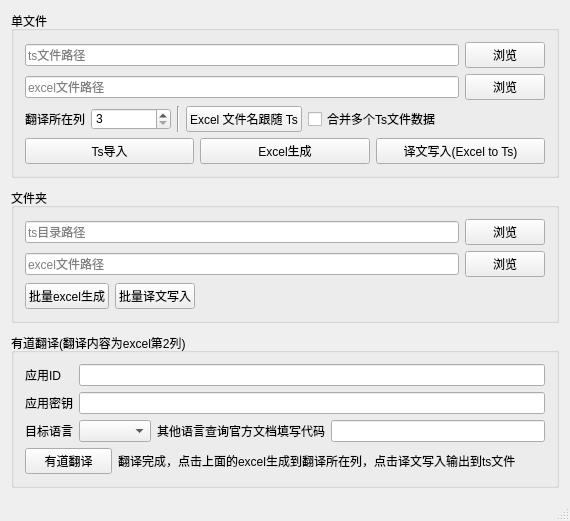
<?xml version="1.0" encoding="UTF-8"?>
<ui version="4.0">
 <class>MainWindow</class>
 <widget class="QMainWindow" name="MainWindow">
  <property name="geometry">
   <rect>
    <x>0</x>
    <y>0</y>
    <width>570</width>
    <height>510</height>
   </rect>
  </property>
  <property name="windowTitle">
   <string>MainWindow</string>
  </property>
  <property name="styleSheet">
   <string notr="true">QStatusBar {
color: #FF0000;
}</string>
  </property>
  <widget class="QWidget" name="centralWidget">
   <layout class="QVBoxLayout" name="verticalLayout">
    <property name="spacing">
     <number>10</number>
    </property>
    <item>
     <widget class="QGroupBox" name="groupBox">
      <property name="title">
       <string>单文件</string>
      </property>
      <layout class="QVBoxLayout" name="verticalLayout_2">
       <item>
        <layout class="QHBoxLayout" name="horizontalLayout">
         <item>
          <widget class="QLineEdit" name="tsPathEdit">
           <property name="text">
            <string/>
           </property>
           <property name="placeholderText">
            <string>ts文件路径</string>
           </property>
          </widget>
         </item>
         <item>
          <widget class="QPushButton" name="tsLookBtn">
           <property name="text">
            <string comment="disambiguation（ts内为comment）可以区分两个翻译">浏览</string>
           </property>
          </widget>
         </item>
        </layout>
       </item>
       <item>
        <layout class="QHBoxLayout" name="horizontalLayout_2">
         <item>
          <widget class="QLineEdit" name="excelPathEdit">
           <property name="text">
            <string/>
           </property>
           <property name="placeholderText">
            <string>excel文件路径</string>
           </property>
          </widget>
         </item>
         <item>
          <widget class="QPushButton" name="excelLookBtn">
           <property name="text">
            <string extracomment="comment（ts内为extralcomment）不可以区分两个翻译">浏览</string>
           </property>
          </widget>
         </item>
        </layout>
       </item>
       <item>
        <layout class="QHBoxLayout" name="horizontalLayout_4">
         <item>
          <widget class="QLabel" name="label_2">
           <property name="text">
            <string>翻译所在列</string>
           </property>
          </widget>
         </item>
         <item>
          <widget class="QSpinBox" name="transSpinBox">
           <property name="sizePolicy">
            <sizepolicy hsizetype="Minimum" vsizetype="Fixed">
             <horstretch>0</horstretch>
             <verstretch>0</verstretch>
            </sizepolicy>
           </property>
           <property name="minimumSize">
            <size>
             <width>80</width>
             <height>0</height>
            </size>
           </property>
           <property name="minimum">
            <number>3</number>
           </property>
          </widget>
         </item>
         <item>
          <widget class="Line" name="line">
           <property name="orientation">
            <enum>Qt::Vertical</enum>
           </property>
          </widget>
         </item>
         <item>
          <widget class="QPushButton" name="pushButton_ExcelFileNameFollowTs">
           <property name="text">
            <string>Excel 文件名跟随 Ts</string>
           </property>
          </widget>
         </item>
         <item>
          <widget class="QCheckBox" name="checkBox_MergeTs">
           <property name="toolTip">
            <string>将多个Ts合并到同一个Excel时，取消勾选</string>
           </property>
           <property name="text">
            <string>合并多个Ts文件数据</string>
           </property>
          </widget>
         </item>
         <item>
          <spacer name="horizontalSpacer">
           <property name="orientation">
            <enum>Qt::Horizontal</enum>
           </property>
           <property name="sizeHint" stdset="0">
            <size>
             <width>40</width>
             <height>20</height>
            </size>
           </property>
          </spacer>
         </item>
        </layout>
       </item>
       <item>
        <layout class="QHBoxLayout" name="horizontalLayout_3">
         <item>
          <widget class="QPushButton" name="tsImportBtn">
           <property name="text">
            <string>Ts导入</string>
           </property>
          </widget>
         </item>
         <item>
          <widget class="QPushButton" name="generateBtn">
           <property name="text">
            <string>Excel生成</string>
           </property>
          </widget>
         </item>
         <item>
          <widget class="QPushButton" name="tsUpdateBtn">
           <property name="text">
            <string>译文写入(Excel to Ts)</string>
           </property>
          </widget>
         </item>
        </layout>
       </item>
      </layout>
     </widget>
    </item>
    <item>
     <widget class="QGroupBox" name="groupBox_3">
      <property name="title">
       <string>文件夹</string>
      </property>
      <layout class="QVBoxLayout" name="verticalLayout_3">
       <item>
        <layout class="QHBoxLayout" name="horizontalLayout_5">
         <item>
          <widget class="QLineEdit" name="tsDirEdit">
           <property name="text">
            <string/>
           </property>
           <property name="placeholderText">
            <string>ts目录路径</string>
           </property>
          </widget>
         </item>
         <item>
          <widget class="QPushButton" name="tsDirLookBtn">
           <property name="text">
            <string>浏览</string>
           </property>
          </widget>
         </item>
        </layout>
       </item>
       <item>
        <layout class="QHBoxLayout" name="horizontalLayout_6">
         <item>
          <widget class="QLineEdit" name="excelDirEdit">
           <property name="text">
            <string/>
           </property>
           <property name="placeholderText">
            <string>excel文件路径</string>
           </property>
          </widget>
         </item>
         <item>
          <widget class="QPushButton" name="excelDirBtn">
           <property name="text">
            <string>浏览</string>
           </property>
          </widget>
         </item>
        </layout>
       </item>
       <item>
        <layout class="QHBoxLayout" name="horizontalLayout_7">
         <item>
          <widget class="QPushButton" name="generateBtn_2">
           <property name="text">
            <string>批量excel生成</string>
           </property>
          </widget>
         </item>
         <item>
          <widget class="QPushButton" name="tsUpdateBtn_2">
           <property name="text">
            <string>批量译文写入</string>
           </property>
          </widget>
         </item>
         <item>
          <spacer name="horizontalSpacer_2">
           <property name="orientation">
            <enum>Qt::Horizontal</enum>
           </property>
           <property name="sizeHint" stdset="0">
            <size>
             <width>40</width>
             <height>20</height>
            </size>
           </property>
          </spacer>
         </item>
        </layout>
       </item>
      </layout>
     </widget>
    </item>
    <item>
     <widget class="QGroupBox" name="groupBox_2">
      <property name="title">
       <string>有道翻译(翻译内容为excel第2列)</string>
      </property>
      <layout class="QGridLayout" name="gridLayout">
       <item row="0" column="0">
        <widget class="QLabel" name="youdaoAppIdLabel">
         <property name="text">
          <string>应用ID</string>
         </property>
        </widget>
       </item>
       <item row="0" column="1" colspan="4">
        <widget class="QLineEdit" name="youdaoAppIdlineEdit">
         <property name="text">
          <string/>
         </property>
        </widget>
       </item>
       <item row="1" column="0">
        <widget class="QLabel" name="youdaoKeyLabel">
         <property name="text">
          <string>应用密钥</string>
         </property>
        </widget>
       </item>
       <item row="1" column="1" colspan="4">
        <widget class="QLineEdit" name="youdaoKeylineEdit">
         <property name="text">
          <string/>
         </property>
        </widget>
       </item>
       <item row="2" column="0">
        <widget class="QLabel" name="youdaoDstLabel">
         <property name="text">
          <string>目标语言</string>
         </property>
        </widget>
       </item>
       <item row="2" column="1" colspan="2">
        <widget class="QComboBox" name="comboBox"/>
       </item>
       <item row="2" column="3">
        <widget class="QLabel" name="youdaoDstLabel_2">
         <property name="text">
          <string>其他语言查询官方文档填写代码</string>
         </property>
        </widget>
       </item>
       <item row="2" column="4">
        <widget class="QLineEdit" name="otherLineEdit"/>
       </item>
       <item row="3" column="0" colspan="2">
        <widget class="QPushButton" name="translateBtn">
         <property name="text">
          <string>有道翻译</string>
         </property>
        </widget>
       </item>
       <item row="3" column="2" colspan="3">
        <widget class="QLabel" name="youdaoTipLabel">
         <property name="text">
          <string>翻译完成，点击上面的excel生成到翻译所在列，点击译文写入输出到ts文件</string>
         </property>
         <property name="wordWrap">
          <bool>true</bool>
         </property>
        </widget>
       </item>
      </layout>
     </widget>
    </item>
   </layout>
  </widget>
  <widget class="QStatusBar" name="statusBar"/>
 </widget>
 <layoutdefault spacing="6" margin="11"/>
 <resources/>
 <connections/>
</ui>
